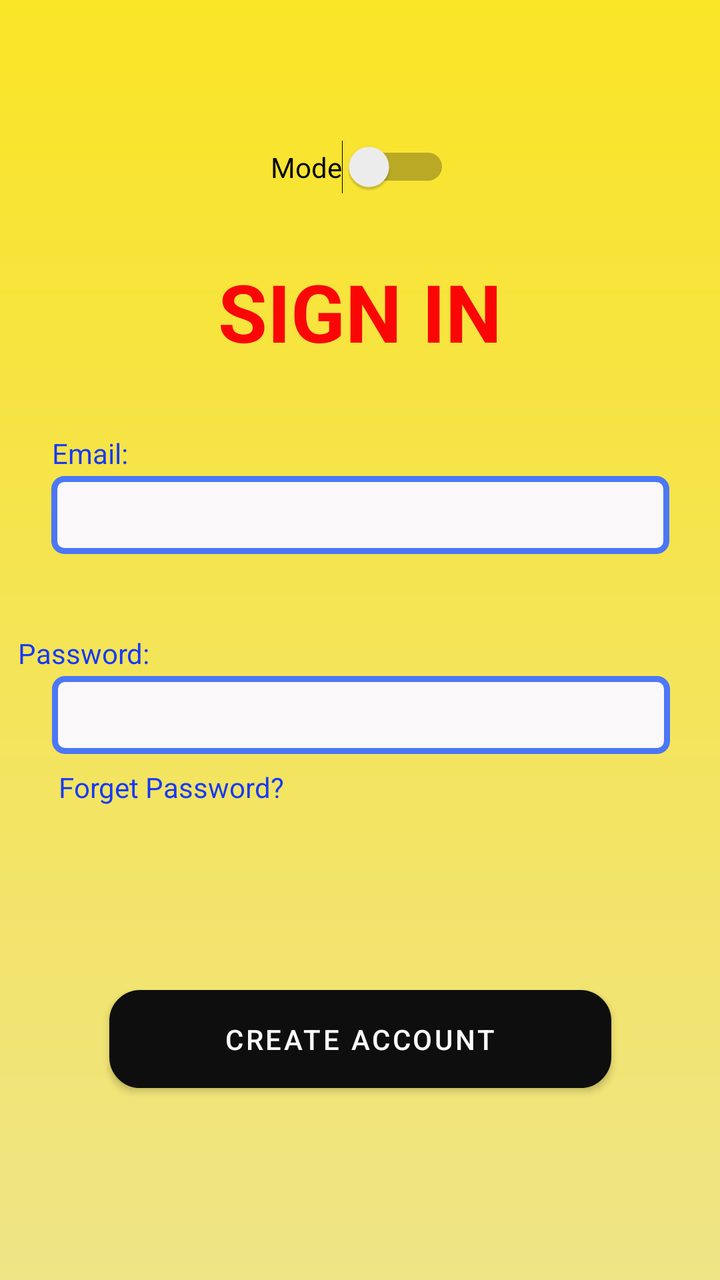
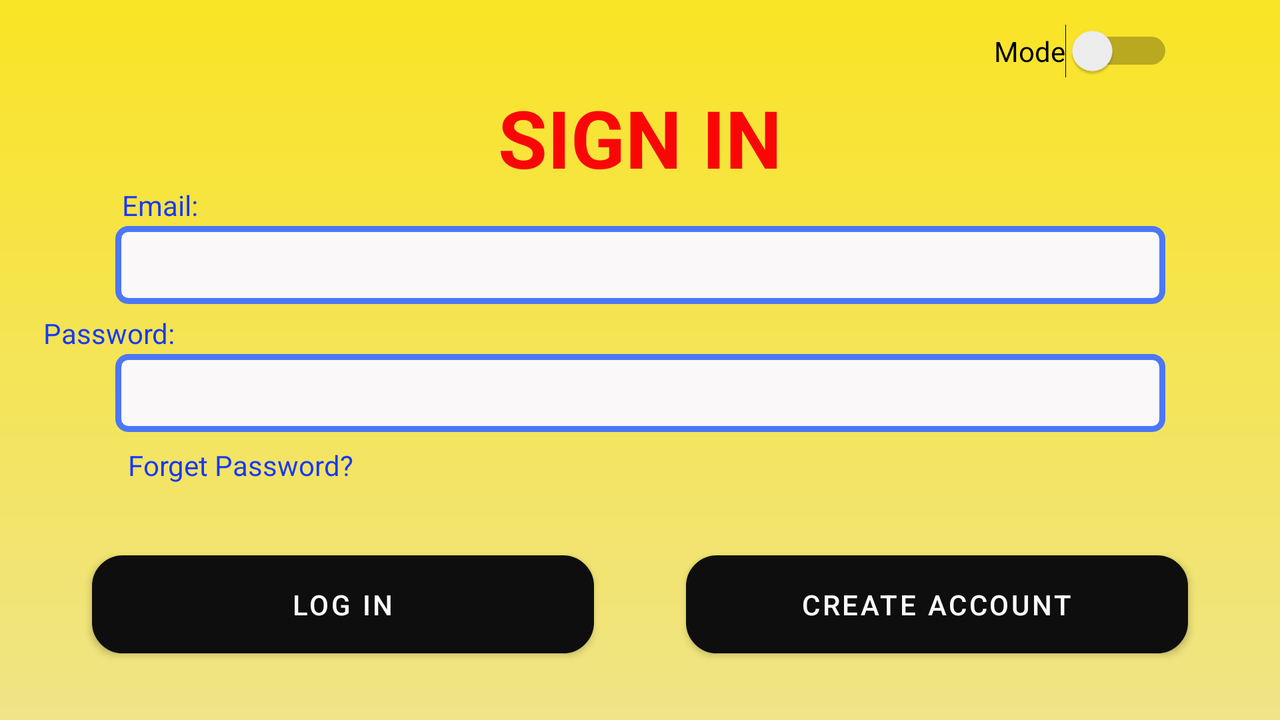

One screen, two layout resources from the same app: the default and the repository's alternative for another configuration. Each is rendered where Android would select it; the XML of both is given below.
<!-- AndroidManifest.xml: application theme Theme.MRCLEAN -->
<!-- res/layout/activity_sign_in.xml -->
<?xml version="1.0" encoding="utf-8"?>
<androidx.constraintlayout.widget.ConstraintLayout xmlns:android="http://schemas.android.com/apk/res/android"
    xmlns:app="http://schemas.android.com/apk/res-auto"
    xmlns:tools="http://schemas.android.com/tools"
    android:layout_width="match_parent"
    android:layout_height="match_parent"
    android:background="#F8F5F5"
    tools:context=".SignIn">

    <View
        android:id="@+id/night_view"
        android:layout_width="match_parent"
        android:layout_height="match_parent"
        android:background="@drawable/night_bg" />

    <View
        android:id="@+id/day_view"
        android:layout_width="match_parent"
        android:layout_height="match_parent"
        android:background="@drawable/day_bg"
        tools:layout_editor_absoluteX="0dp"
        tools:layout_editor_absoluteY="0dp" />

    <Switch
        android:id="@+id/day_night_switch"
        android:layout_width="wrap_content"
        android:layout_height="wrap_content"
        android:layout_marginTop="70dp"
        android:text="Mode"
        app:layout_constraintEnd_toEndOf="parent"
        app:layout_constraintStart_toStartOf="parent"
        app:layout_constraintTop_toTopOf="parent" />

    <TextView
        android:id="@+id/text_signIn"
        android:layout_width="233dp"
        android:layout_height="48dp"
        android:layout_marginTop="32dp"
        android:gravity="center"
        android:text="SIGN IN"
        android:textAlignment="center"
        android:textColor="#FA0606"
        android:textSize="40sp"
        android:textStyle="bold"
        app:layout_constraintEnd_toEndOf="parent"
        app:layout_constraintStart_toStartOf="parent"
        app:layout_constraintTop_toBottomOf="@+id/day_night_switch" />

    <TextView
        android:id="@+id/textEmail"
        android:layout_width="wrap_content"
        android:layout_height="wrap_content"
        android:layout_marginTop="40dp"
        android:layout_marginEnd="270dp"
        android:gravity="center"
        android:text="Email:"
        android:textColor="#1639F8"
        app:layout_constraintEnd_toEndOf="parent"
        app:layout_constraintStart_toStartOf="parent"
        app:layout_constraintTop_toBottomOf="@+id/text_signIn" />

    <EditText
        android:id="@+id/signIn_Email"
        android:layout_width="309dp"
        android:layout_height="39dp"
        android:layout_marginStart="8dp"
        android:layout_marginTop="2dp"
        android:layout_marginEnd="8dp"
        android:background="@drawable/edittext_background"
        android:paddingLeft="10dp"
        android:paddingTop="10dp"
        android:paddingBottom="10dp"
        android:shadowColor="@android:color/white"
        android:textColor="#FD0318"
        android:textSize="18sp"
        app:layout_constraintEnd_toEndOf="parent"
        app:layout_constraintStart_toStartOf="parent"
        app:layout_constraintTop_toBottomOf="@+id/textEmail" />

    <TextView
        android:id="@+id/textPassword"
        android:layout_width="wrap_content"
        android:layout_height="wrap_content"
        android:layout_marginTop="40dp"
        android:layout_marginEnd="285dp"
        android:gravity="center"
        android:text="Password:"
        android:textColor="#1639F8"
        app:layout_constraintEnd_toEndOf="parent"
        app:layout_constraintHorizontal_bias="0.945"
        app:layout_constraintStart_toStartOf="parent"
        app:layout_constraintTop_toBottomOf="@+id/signIn_Email" />

    <EditText
        android:id="@+id/signIn_Password"
        android:layout_width="309dp"
        android:layout_height="39dp"
        android:layout_marginStart="8dp"
        android:layout_marginTop="2dp"
        android:layout_marginEnd="8dp"
        android:background="@drawable/edittext_background"
        android:paddingLeft="10dp"
        android:paddingTop="10dp"
        android:paddingBottom="10dp"
        android:textColor="#FD0318"
        android:textSize="18sp"
        app:layout_constraintEnd_toEndOf="parent"
        app:layout_constraintHorizontal_bias="0.511"
        app:layout_constraintStart_toStartOf="parent"
        app:layout_constraintTop_toBottomOf="@+id/textPassword" />

    <Button
        android:id="@+id/notification_Button"
        android:layout_width="251dp"
        android:layout_height="49dp"
        android:layout_marginTop="70dp"
        android:layout_marginBottom="196dp"
        android:background="@drawable/button_design"
        android:onClick="log_in"
        android:text="LOG IN"
        android:textColor="#FBFAFA"
        app:backgroundTint="#0E0E0E"
        app:layout_constraintBottom_toBottomOf="parent"
        app:layout_constraintEnd_toEndOf="parent"
        app:layout_constraintStart_toStartOf="parent"
        app:layout_constraintTop_toBottomOf="@+id/textForgetPassword" />

    <Button
        android:id="@+id/signIn_CreateAccount"
        android:layout_width="251dp"
        android:layout_height="49dp"
        android:layout_marginTop="60dp"
        android:layout_marginBottom="96dp"
        android:background="@drawable/button_design"
        android:onClick="create_account"
        android:text="CREATE ACCOUNT"
        android:textColor="#FBFAFA"
        app:backgroundTint="#0E0E0E"
        app:layout_constraintBottom_toBottomOf="parent"
        app:layout_constraintEnd_toEndOf="parent"
        app:layout_constraintStart_toStartOf="parent"
        app:layout_constraintTop_toBottomOf="@+id/notification_Button" />

    <TextView
        android:id="@+id/textForgetPassword"
        android:layout_width="183dp"
        android:layout_height="23dp"
        android:layout_marginTop="5dp"
        android:layout_marginEnd="190dp"
        android:gravity="center"
        android:text="Forget Password?"
        android:onClick="edit_password"
        android:textColor="#1639F8"
        app:layout_constraintEnd_toEndOf="parent"
        app:layout_constraintStart_toStartOf="parent"
        app:layout_constraintTop_toBottomOf="@+id/signIn_Password" />

</androidx.constraintlayout.widget.ConstraintLayout>
<!-- resources referenced by this layout -->
<resources>
  <!-- drawable button_design (drawable) -->
  <?xml version="1.0" encoding="utf-8"?>
  <shape xmlns:android="http://schemas.android.com/apk/res/android" android:shape="rectangle" >
      <corners
          android:radius="14dp"/>
      <gradient
          android:angle="45"
          android:centerX="35%"
          android:centerColor="#64706D"
          android:startColor="#A1A0A0"
          android:endColor="#000000"
          android:type="linear"/>
      <padding
          android:left="0dp"
          android:top="0dp"
          android:right="0dp"
          android:bottom="0dp"/>
      <size
          android:width="270dp"
          android:height="60dp"/>
      <stroke
          android:width="3dp"
          android:color="#878787"/>
  </shape>
  <!-- drawable day_bg (drawable) -->
  <?xml version="1.0" encoding="utf-8"?>
  <shape xmlns:android="http://schemas.android.com/apk/res/android">
      <gradient
          android:angle="90"
          android:startColor="#EFE487"
          android:endColor="#FAE425"/>
  </shape>
  <!-- drawable edittext_background (drawable) -->
  <?xml version="1.0" encoding="utf-8"?>
  <shape xmlns:android="http://schemas.android.com/apk/res/android">
  
      <gradient
          android:angle="45"
          android:centerX="35%"
          android:centerColor="#FAF8F8"
          android:startColor="#FAF8F8"
          android:endColor="#FAF8F8"
          android:type="linear"/>
  
      <size
          android:width="270dp"
          android:height="60dp"/>
  
      <stroke
          android:width="3dp"
          android:color="#4C77F6"/>
  
      <corners
          android:radius="5dp"/>
  </shape>
  <!-- drawable night_bg (drawable) -->
  <?xml version="1.0" encoding="utf-8"?>
  <shape xmlns:android="http://schemas.android.com/apk/res/android">
      <gradient
          android:angle="90"
          android:startColor="#3C3C30"
          android:endColor="#FFE505"/>
  
  </shape>
  <style name="Theme.MRCLEAN" parent="Theme.MaterialComponents.DayNight.DarkActionBar">
          
          <item name="colorPrimary">@color/purple_500</item>
          <item name="colorPrimaryVariant">@color/purple_700</item>
          <item name="colorOnPrimary">@color/white</item>
          
          <item name="colorSecondary">@color/teal_200</item>
          <item name="colorSecondaryVariant">@color/teal_700</item>
          <item name="colorOnSecondary">@color/black</item>
          
          <item name="android:statusBarColor" tools:targetApi="l">?attr/colorPrimaryVariant</item>
          
      </style>
  <color name="purple_500">#FAE425</color>
  <color name="purple_700">#FAE425</color>
  <color name="white">#FFFFFFFF</color>
  <color name="teal_200">#FF03DAC5</color>
  <color name="teal_700">#FF018786</color>
  <color name="black">#FF000000</color>
</resources>
<!-- res/layout-land/activity_sign_in.xml (the repository's variant of the layout above) -->
<!-- drawn on the phone turned sideways -->
<?xml version="1.0" encoding="utf-8"?>
<androidx.constraintlayout.widget.ConstraintLayout xmlns:android="http://schemas.android.com/apk/res/android"
    xmlns:app="http://schemas.android.com/apk/res-auto"
    xmlns:tools="http://schemas.android.com/tools"
    android:layout_width="match_parent"
    android:layout_height="match_parent"
    tools:context=".SignIn">

    <View
        android:id="@+id/night_view"
        android:layout_width="match_parent"
        android:layout_height="match_parent"
        android:background="@drawable/night_bg" />

    <View
        android:id="@+id/day_view"
        android:layout_width="match_parent"
        android:layout_height="match_parent"
        android:background="@drawable/day_bg"
        tools:layout_editor_absoluteX="16dp"
        tools:layout_editor_absoluteY="-68dp" />

    <Switch
        android:id="@+id/day_night_switch"
        android:layout_width="wrap_content"
        android:layout_height="wrap_content"
        android:layout_marginStart="180dp"
        android:layout_marginTop="12dp"
        android:text="Mode"
        app:layout_constraintEnd_toEndOf="parent"
        app:layout_constraintHorizontal_bias="0.856"
        app:layout_constraintStart_toStartOf="parent"
        app:layout_constraintTop_toTopOf="parent" />

    <TextView
        android:id="@+id/text_signIn"
        android:layout_width="233dp"
        android:layout_height="48dp"
        android:layout_marginTop="3dp"
        android:text="SIGN IN"
        android:textAlignment="center"
        android:textColor="#FA0606"
        android:textSize="40sp"
        android:textStyle="bold"
        app:layout_constraintEnd_toEndOf="parent"
        app:layout_constraintStart_toStartOf="parent"
        app:layout_constraintTop_toBottomOf="@+id/day_night_switch" />

    <TextView
        android:id="@+id/textEmail"
        android:layout_width="wrap_content"
        android:layout_height="wrap_content"
        android:layout_marginTop="3dp"
        android:layout_marginEnd="480dp"
        android:text="Email:"
        android:textColor="#1639F8"
        app:layout_constraintEnd_toEndOf="parent"
        app:layout_constraintStart_toStartOf="parent"
        app:layout_constraintTop_toBottomOf="@+id/text_signIn" />

    <EditText
        android:id="@+id/signIn_Email"
        android:layout_width="525dp"
        android:layout_height="39dp"
        android:layout_marginTop="1dp"
        android:background="@drawable/edittext_background"
        android:paddingLeft="10dp"
        android:paddingTop="10dp"
        android:paddingBottom="10dp"
        android:textColor="#FD0318"
        android:textSize="18sp"
        app:layout_constraintEnd_toEndOf="parent"
        app:layout_constraintStart_toStartOf="parent"
        app:layout_constraintTop_toBottomOf="@+id/textEmail" />

    <TextView
        android:id="@+id/textPassword"
        android:layout_width="wrap_content"
        android:layout_height="wrap_content"
        android:layout_marginTop="5dp"
        android:layout_marginEnd="550dp"
        android:text="Password:"
        android:textColor="#1639F8"
        app:layout_constraintEnd_toEndOf="parent"
        app:layout_constraintHorizontal_bias="0.906"
        app:layout_constraintStart_toStartOf="parent"
        app:layout_constraintTop_toBottomOf="@+id/signIn_Email" />

    <EditText
        android:id="@+id/signIn_Password"
        android:layout_width="525dp"
        android:layout_height="39dp"
        android:layout_marginTop="1dp"
        android:background="@drawable/edittext_background"
        android:paddingLeft="10dp"
        android:paddingTop="10dp"
        android:paddingBottom="10dp"
        android:textColor="#FD0318"
        android:textSize="18sp"
        app:layout_constraintEnd_toEndOf="parent"
        app:layout_constraintStart_toStartOf="parent"
        app:layout_constraintTop_toBottomOf="@+id/textPassword" />

    <TextView
        android:id="@+id/textForgetPassword"
        android:layout_width="183dp"
        android:layout_height="23dp"
        android:layout_marginTop="5dp"
        android:layout_marginEnd="400dp"
        android:gravity="center"
        android:onClick="edit_password"
        android:text="Forget Password?"
        android:textColor="#1639F8"
        app:layout_constraintEnd_toEndOf="parent"
        app:layout_constraintStart_toStartOf="parent"
        app:layout_constraintTop_toBottomOf="@+id/signIn_Password" />

    <Button
        android:id="@+id/notification_Button"
        android:layout_width="251dp"
        android:layout_height="49dp"
        android:background="@drawable/button_design"
        android:onClick="log_in"
        android:text="LOG IN"
        android:textColor="#FBFAFA"
        app:backgroundTint="#0E0E0E"
        app:layout_constraintBottom_toBottomOf="parent"
        app:layout_constraintEnd_toStartOf="@+id/signIn_CreateAccount"
        app:layout_constraintHorizontal_bias="0.5"
        app:layout_constraintStart_toStartOf="parent"
        app:layout_constraintTop_toBottomOf="@+id/textForgetPassword" />

    <Button
        android:id="@+id/signIn_CreateAccount"
        android:layout_width="251dp"
        android:layout_height="49dp"
        android:background="@drawable/button_design"
        android:onClick="create_account"
        android:text="CREATE ACCOUNT"
        android:textColor="#FBFAFA"
        app:backgroundTint="#0E0E0E"
        app:layout_constraintBottom_toBottomOf="@+id/notification_Button"
        app:layout_constraintEnd_toEndOf="parent"
        app:layout_constraintHorizontal_bias="0.5"
        app:layout_constraintStart_toEndOf="@+id/notification_Button"
        app:layout_constraintTop_toTopOf="@+id/notification_Button" />

</androidx.constraintlayout.widget.ConstraintLayout>
